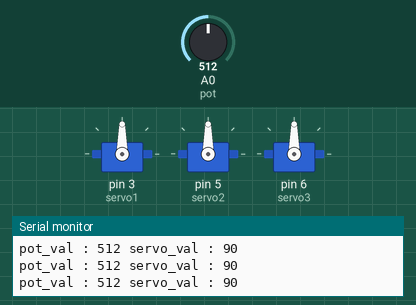
Bench run of a sketch on a simulated Arduino Uno, built with avr-gcc and run on an emulated ATmega328P. Shown: 3 × servo, the last lines printed to the serial monitor. The inputs (shaded band) are chosen by the test bench; at power-on: A0 (pot) = 512.

Above: at 1.2 s.
1.3 s: A0 (pot) set to 111
At 2.5 s:
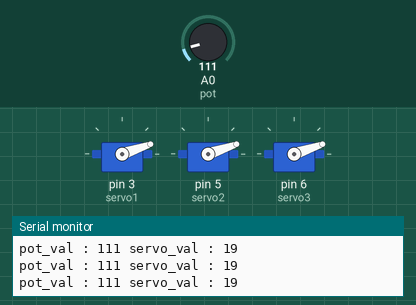
2.8 s: A0 (pot) set to 89
At 3.5 s:
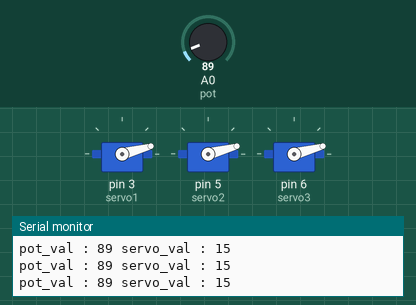
5.8 s: A0 (pot) set to 122
At 6.4 s:
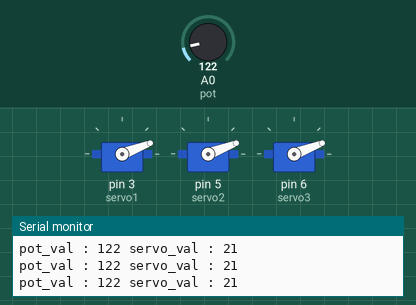
7.3 s: A0 (pot) set to 983
At 8.5 s:
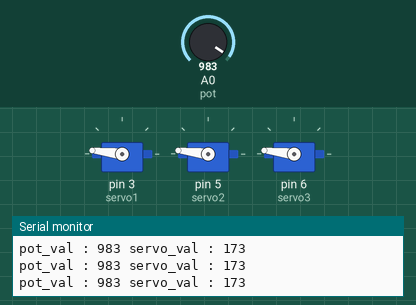
8.8 s: A0 (pot) set to 1016
At 9.2 s:
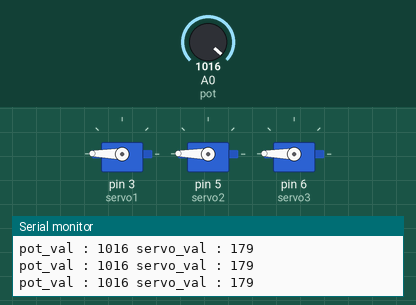
10.3 s: A0 (pot) set to 511
At 11.4 s:
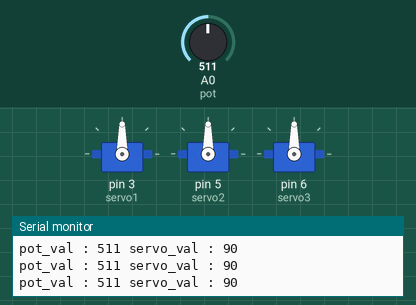
Timing chart, 0 to 12.8 s (numbered marks = the images above; inputs shaded):
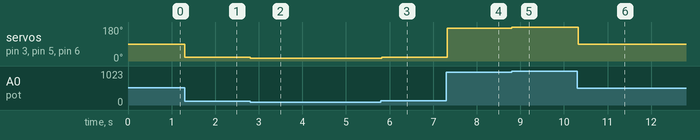

Measured:
- after the input at 1.3 s, servo on pin 3 (servo1), servo on pin 5 (servo2), servo on pin 6 (servo3): 90° → 19° at once
- after the input at 2.8 s, servo on pin 3 (servo1), servo on pin 5 (servo2), servo on pin 6 (servo3): 19° → 15° at once
- after the input at 5.8 s, servo on pin 3 (servo1), servo on pin 5 (servo2), servo on pin 6 (servo3): 15° → 21° at once
- after the input at 7.3 s, servo on pin 3 (servo1), servo on pin 5 (servo2), servo on pin 6 (servo3): 21° → 173° at once
- after the input at 8.8 s, servo on pin 3 (servo1), servo on pin 5 (servo2), servo on pin 6 (servo3): 173° → 179° at once
- after the input at 10.3 s, servo on pin 3 (servo1), servo on pin 5 (servo2), servo on pin 6 (servo3): 179° → 90° at once

The sketch:

servo_motor_arduino.ino
```cpp
/************************** MakinaFleo*************************************/
// use three servo motor with arduino and control it with potensiometer
#include<Servo.h>

Servo servo1;
Servo servo2;
Servo servo3;

int pot = A0;
int pot_val;
int servo_val;

void setup() {
  Serial.begin(9600);

  servo1.attach(3);
  servo2.attach(5);
  servo3.attach(6);
}

void loop() {
  pot_val = analogRead(pot);
  servo_val = map(pot_val,2,1020,0,180);

  servo1.write(servo_val);
  servo2.write(servo_val);
  servo3.write(servo_val);

  Serial.print("pot_val : ");Serial.print(pot_val);Serial.print(" servo_val : ");Serial.println(servo_val);
}
```
